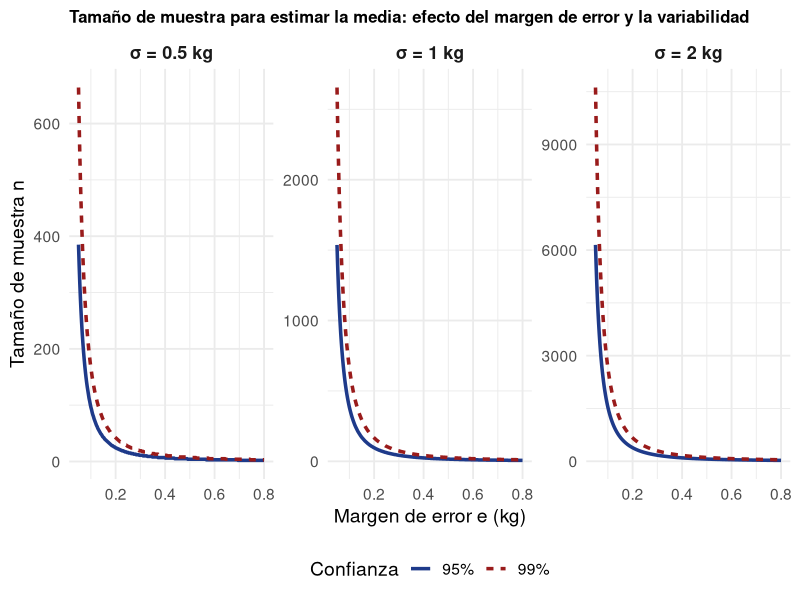

Write R code to recreate this figure.
## ---- chunk 1
#| echo: false
#| fig-width: 11
#| fig-height: 4.6
#| fig-align: center

library(ggplot2)

# e en las mismas unidades que σ (ej. kg, cm, L)
# σ representa variabilidad pecuario típica:
#   0.5 kg → frutos pequeños (ternero, cerdos)
#   1.0 kg → productividad por animal
#   2.0 kg → producción por lote
e_seq  <- seq(0.05, 0.8, length = 300)
sigmas <- c(0.5, 1.0, 2.0)
z95    <- 1.96; z99 <- 2.576

df <- do.call(rbind, lapply(sigmas, function(s) {
  rbind(
    data.frame(e = e_seq,
               n = ceiling((z95 * s / e_seq)^2),
               sigma = paste0("σ = ", s, " kg"),
               conf = "95%"),
    data.frame(e = e_seq,
               n = ceiling((z99 * s / e_seq)^2),
               sigma = paste0("σ = ", s, " kg"),
               conf = "99%")
  )
}))

ggplot(df, aes(x = e, y = n, color = conf, linetype = conf)) +
  geom_line(linewidth = 1.2) +
  facet_wrap(~sigma, scales = "free_y") +
  scale_color_manual(values = c("95%" = "#1e3a8a", "99%" = "#991b1b")) +
  labs(x = "Margen de error e (kg)",
       y = "Tamaño de muestra n",
       title = "Tamaño de muestra para estimar la media: efecto del margen de error y la variabilidad",
       color = "Confianza", linetype = "Confianza") +
  theme_minimal(base_size = 14) +
  theme(legend.position = "bottom",
        plot.title = element_text(size = 12, face = "bold"),
        strip.text = element_text(size = 13, face = "bold"))
